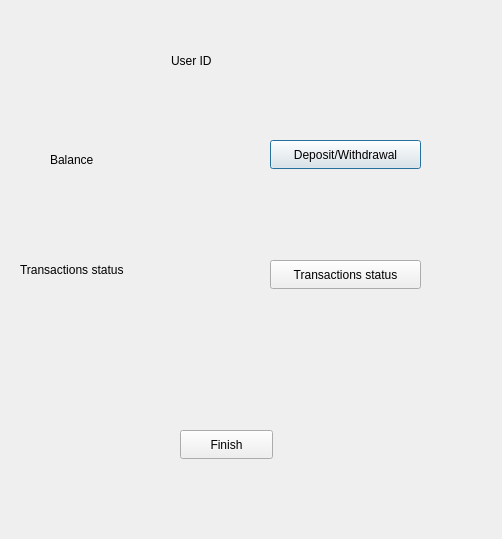
<?xml version="1.0" encoding="UTF-8"?>
<ui version="4.0">
 <class>mainafterlogin</class>
 <widget class="QDialog" name="mainafterlogin">
  <property name="geometry">
   <rect>
    <x>0</x>
    <y>0</y>
    <width>502</width>
    <height>539</height>
   </rect>
  </property>
  <property name="windowTitle">
   <string>Dialog</string>
  </property>
  <widget class="QLabel" name="label">
   <property name="geometry">
    <rect>
     <x>171</x>
     <y>40</y>
     <width>121</width>
     <height>41</height>
    </rect>
   </property>
   <property name="text">
    <string>User ID</string>
   </property>
  </widget>
  <widget class="QLabel" name="label_2">
   <property name="geometry">
    <rect>
     <x>50</x>
     <y>150</y>
     <width>62</width>
     <height>20</height>
    </rect>
   </property>
   <property name="text">
    <string>Balance</string>
   </property>
  </widget>
  <widget class="QLabel" name="label_3">
   <property name="geometry">
    <rect>
     <x>20</x>
     <y>260</y>
     <width>131</width>
     <height>20</height>
    </rect>
   </property>
   <property name="text">
    <string>Transactions status</string>
   </property>
  </widget>
  <widget class="QPushButton" name="pushButton">
   <property name="geometry">
    <rect>
     <x>270</x>
     <y>140</y>
     <width>151</width>
     <height>29</height>
    </rect>
   </property>
   <property name="text">
    <string>Deposit/Withdrawal</string>
   </property>
  </widget>
  <widget class="QPushButton" name="pushButton_2">
   <property name="geometry">
    <rect>
     <x>270</x>
     <y>260</y>
     <width>151</width>
     <height>29</height>
    </rect>
   </property>
   <property name="text">
    <string>Transactions status</string>
   </property>
  </widget>
  <widget class="QPushButton" name="pushButton_3">
   <property name="geometry">
    <rect>
     <x>180</x>
     <y>430</y>
     <width>93</width>
     <height>29</height>
    </rect>
   </property>
   <property name="text">
    <string>Finish</string>
   </property>
  </widget>
 </widget>
 <resources/>
 <connections/>
</ui>
